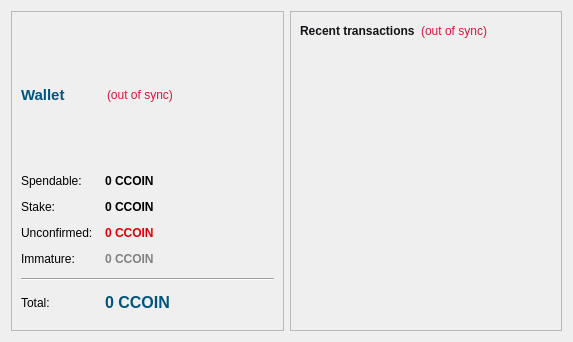
<?xml version="1.0" encoding="UTF-8"?>
<ui version="4.0">
 <class>OverviewPage</class>
 <widget class="QWidget" name="OverviewPage">
  <property name="geometry">
   <rect>
    <x>0</x>
    <y>0</y>
    <width>573</width>
    <height>342</height>
   </rect>
  </property>
  <property name="windowTitle">
   <string>Form</string>
  </property>
  <property name="autoFillBackground">
   <bool>true</bool>
  </property>
  <property name="styleSheet">
   <string notr="true"/>
  </property>
  <layout class="QHBoxLayout" name="horizontalLayout" stretch="1,1">
   <item>
    <layout class="QVBoxLayout" name="verticalLayout_2">
     <item>
      <widget class="QFrame" name="frame">
       <property name="styleSheet">
        <string notr="true"/>
       </property>
       <property name="frameShape">
        <enum>QFrame::StyledPanel</enum>
       </property>
       <property name="frameShadow">
        <enum>QFrame::Raised</enum>
       </property>
       <layout class="QVBoxLayout" name="verticalLayout_4">
        <item>
         <layout class="QHBoxLayout" name="horizontalLayout_4">
          <item>
           <widget class="QLabel" name="label_5">
            <property name="font">
             <font>
              <pointsize>11</pointsize>
              <weight>75</weight>
              <bold>true</bold>
             </font>
            </property>
            <property name="styleSheet">
             <string notr="true">color: rgb(0, 85, 127);</string>
            </property>
            <property name="text">
             <string>Wallet</string>
            </property>
           </widget>
          </item>
          <item>
           <widget class="QLabel" name="labelWalletStatus">
            <property name="toolTip">
             <string>The displayed information may be out of date. Your wallet automatically synchronizes with the charity network after a connection is established, but this process has not completed yet.</string>
            </property>
            <property name="styleSheet">
             <string notr="true">QLabel { color: #DC143C; }</string>
            </property>
            <property name="text">
             <string notr="true">(out of sync)</string>
            </property>
            <property name="alignment">
             <set>Qt::AlignLeading|Qt::AlignLeft|Qt::AlignVCenter</set>
            </property>
           </widget>
          </item>
          <item>
           <widget class="QLabel" name="label_7">
            <property name="text">
             <string/>
            </property>
            <property name="pixmap">
             <pixmap>../../../../Users/dan/Desktop/128.png</pixmap>
            </property>
           </widget>
          </item>
         </layout>
        </item>
        <item>
         <layout class="QFormLayout" name="formLayout_2">
          <property name="fieldGrowthPolicy">
           <enum>QFormLayout::AllNonFixedFieldsGrow</enum>
          </property>
          <property name="horizontalSpacing">
           <number>12</number>
          </property>
          <property name="verticalSpacing">
           <number>12</number>
          </property>
          <item row="0" column="0">
           <widget class="QLabel" name="label">
            <property name="text">
             <string>Spendable:</string>
            </property>
           </widget>
          </item>
          <item row="0" column="1">
           <widget class="QLabel" name="labelBalance">
            <property name="font">
             <font>
              <weight>75</weight>
              <bold>true</bold>
             </font>
            </property>
            <property name="cursor">
             <cursorShape>IBeamCursor</cursorShape>
            </property>
            <property name="toolTip">
             <string>Your current spendable balance</string>
            </property>
            <property name="styleSheet">
             <string notr="true"/>
            </property>
            <property name="text">
             <string notr="true">0 CCOIN</string>
            </property>
            <property name="textInteractionFlags">
             <set>Qt::LinksAccessibleByMouse|Qt::TextSelectableByKeyboard|Qt::TextSelectableByMouse</set>
            </property>
           </widget>
          </item>
          <item row="1" column="0">
           <widget class="QLabel" name="label_6">
            <property name="text">
             <string>Stake:</string>
            </property>
           </widget>
          </item>
          <item row="1" column="1">
           <widget class="QLabel" name="labelStake">
            <property name="font">
             <font>
              <weight>75</weight>
              <bold>true</bold>
             </font>
            </property>
            <property name="cursor">
             <cursorShape>IBeamCursor</cursorShape>
            </property>
            <property name="toolTip">
             <string>Total of coins that was staked, and do not yet count toward the current balance</string>
            </property>
            <property name="styleSheet">
             <string notr="true"/>
            </property>
            <property name="text">
             <string notr="true">0 CCOIN</string>
            </property>
            <property name="textInteractionFlags">
             <set>Qt::LinksAccessibleByMouse|Qt::TextSelectableByKeyboard|Qt::TextSelectableByMouse</set>
            </property>
           </widget>
          </item>
          <item row="2" column="0">
           <widget class="QLabel" name="label_3">
            <property name="text">
             <string>Unconfirmed:</string>
            </property>
           </widget>
          </item>
          <item row="2" column="1">
           <widget class="QLabel" name="labelUnconfirmed">
            <property name="font">
             <font>
              <weight>75</weight>
              <bold>true</bold>
             </font>
            </property>
            <property name="cursor">
             <cursorShape>IBeamCursor</cursorShape>
            </property>
            <property name="toolTip">
             <string>Total of transactions that have yet to be confirmed, and do not yet count toward the current balance</string>
            </property>
            <property name="styleSheet">
             <string notr="true">color: rgb(229, 0, 0);
</string>
            </property>
            <property name="text">
             <string notr="true">0 CCOIN</string>
            </property>
            <property name="textInteractionFlags">
             <set>Qt::LinksAccessibleByMouse|Qt::TextSelectableByKeyboard|Qt::TextSelectableByMouse</set>
            </property>
           </widget>
          </item>
          <item row="3" column="0">
           <widget class="QLabel" name="labelImmatureText">
            <property name="text">
             <string>Immature:</string>
            </property>
           </widget>
          </item>
          <item row="3" column="1">
           <widget class="QLabel" name="labelImmature">
            <property name="font">
             <font>
              <weight>75</weight>
              <bold>true</bold>
             </font>
            </property>
            <property name="toolTip">
             <string>Mined balance that has not yet matured</string>
            </property>
            <property name="styleSheet">
             <string notr="true">color: rgb(130, 130, 130);</string>
            </property>
            <property name="text">
             <string notr="true">0 CCOIN</string>
            </property>
            <property name="textInteractionFlags">
             <set>Qt::LinksAccessibleByMouse|Qt::TextSelectableByKeyboard|Qt::TextSelectableByMouse</set>
            </property>
           </widget>
          </item>
          <item row="4" column="0" colspan="2">
           <widget class="Line" name="line">
            <property name="orientation">
             <enum>Qt::Horizontal</enum>
            </property>
           </widget>
          </item>
          <item row="5" column="0">
           <widget class="QLabel" name="labelTotalText">
            <property name="text">
             <string>Total:</string>
            </property>
           </widget>
          </item>
          <item row="5" column="1">
           <widget class="QLabel" name="labelTotal">
            <property name="font">
             <font>
              <pointsize>12</pointsize>
              <weight>75</weight>
              <bold>true</bold>
              <stylestrategy>PreferAntialias</stylestrategy>
             </font>
            </property>
            <property name="cursor">
             <cursorShape>IBeamCursor</cursorShape>
            </property>
            <property name="toolTip">
             <string>Your current total balance</string>
            </property>
            <property name="styleSheet">
             <string notr="true">color: rgb(0, 85, 127);</string>
            </property>
            <property name="text">
             <string notr="true">0 CCOIN</string>
            </property>
            <property name="textInteractionFlags">
             <set>Qt::LinksAccessibleByMouse|Qt::TextSelectableByKeyboard|Qt::TextSelectableByMouse</set>
            </property>
           </widget>
          </item>
         </layout>
        </item>
       </layout>
      </widget>
     </item>
    </layout>
   </item>
   <item>
    <layout class="QVBoxLayout" name="verticalLayout_3">
     <item>
      <widget class="QFrame" name="frame_2">
       <property name="styleSheet">
        <string notr="true"/>
       </property>
       <property name="frameShape">
        <enum>QFrame::StyledPanel</enum>
       </property>
       <property name="frameShadow">
        <enum>QFrame::Raised</enum>
       </property>
       <layout class="QVBoxLayout" name="verticalLayout">
        <item>
         <layout class="QHBoxLayout" name="horizontalLayout_2">
          <item>
           <widget class="QLabel" name="label_4">
            <property name="styleSheet">
             <string notr="true">color: rgb(20, 20, 25);</string>
            </property>
            <property name="text">
             <string>&lt;b&gt;Recent transactions&lt;/b&gt;</string>
            </property>
           </widget>
          </item>
          <item>
           <widget class="QLabel" name="labelTransactionsStatus">
            <property name="toolTip">
             <string>The displayed information may be out of date. Your wallet automatically synchronizes with the charity network after a connection is established, but this process has not completed yet.</string>
            </property>
            <property name="styleSheet">
             <string notr="true">QLabel { color: #DC143C; }</string>
            </property>
            <property name="text">
             <string notr="true">(out of sync)</string>
            </property>
            <property name="alignment">
             <set>Qt::AlignRight|Qt::AlignTrailing|Qt::AlignVCenter</set>
            </property>
           </widget>
          </item>
          <item>
           <spacer name="horizontalSpacer">
            <property name="orientation">
             <enum>Qt::Horizontal</enum>
            </property>
            <property name="sizeHint" stdset="0">
             <size>
              <width>40</width>
              <height>20</height>
             </size>
            </property>
           </spacer>
          </item>
         </layout>
        </item>
        <item>
         <widget class="QListView" name="listTransactions">
          <property name="styleSheet">
           <string notr="true">QListView { background: transparent; }</string>
          </property>
          <property name="frameShape">
           <enum>QFrame::NoFrame</enum>
          </property>
          <property name="verticalScrollBarPolicy">
           <enum>Qt::ScrollBarAlwaysOff</enum>
          </property>
          <property name="horizontalScrollBarPolicy">
           <enum>Qt::ScrollBarAlwaysOff</enum>
          </property>
          <property name="selectionMode">
           <enum>QAbstractItemView::NoSelection</enum>
          </property>
         </widget>
        </item>
       </layout>
      </widget>
     </item>
    </layout>
   </item>
  </layout>
 </widget>
 <resources/>
 <connections/>
</ui>
